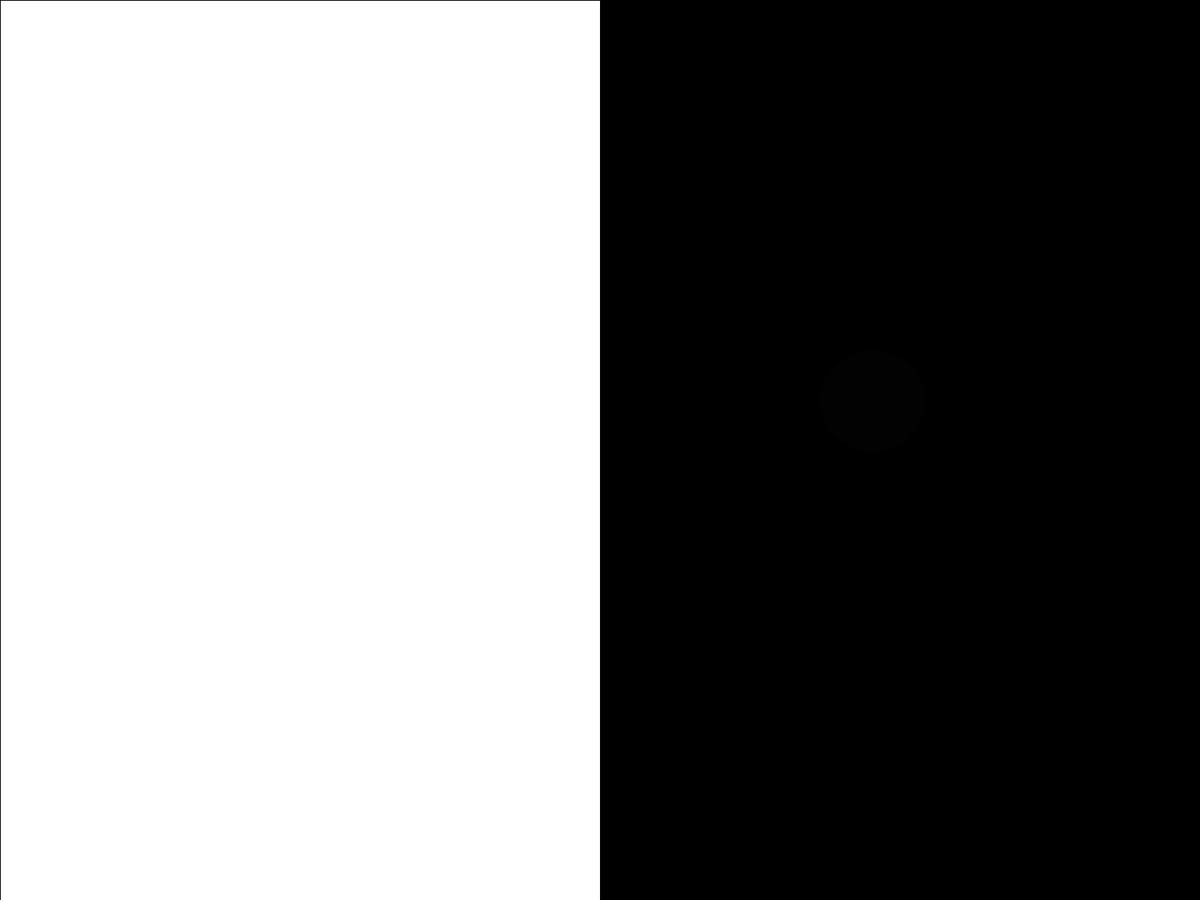
Frame 1 (no input)
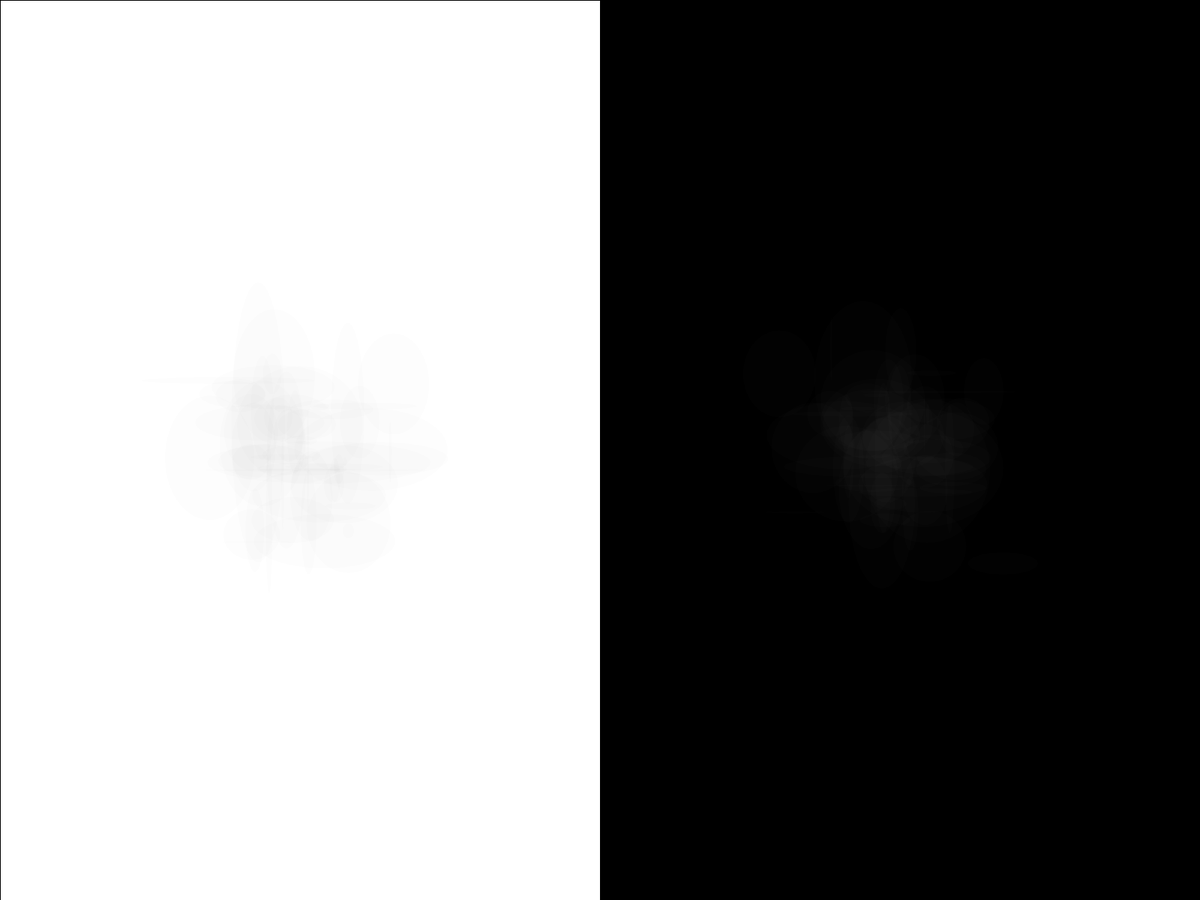
Frame 60 (the mouse pressed at the canvas centre just before this capture)
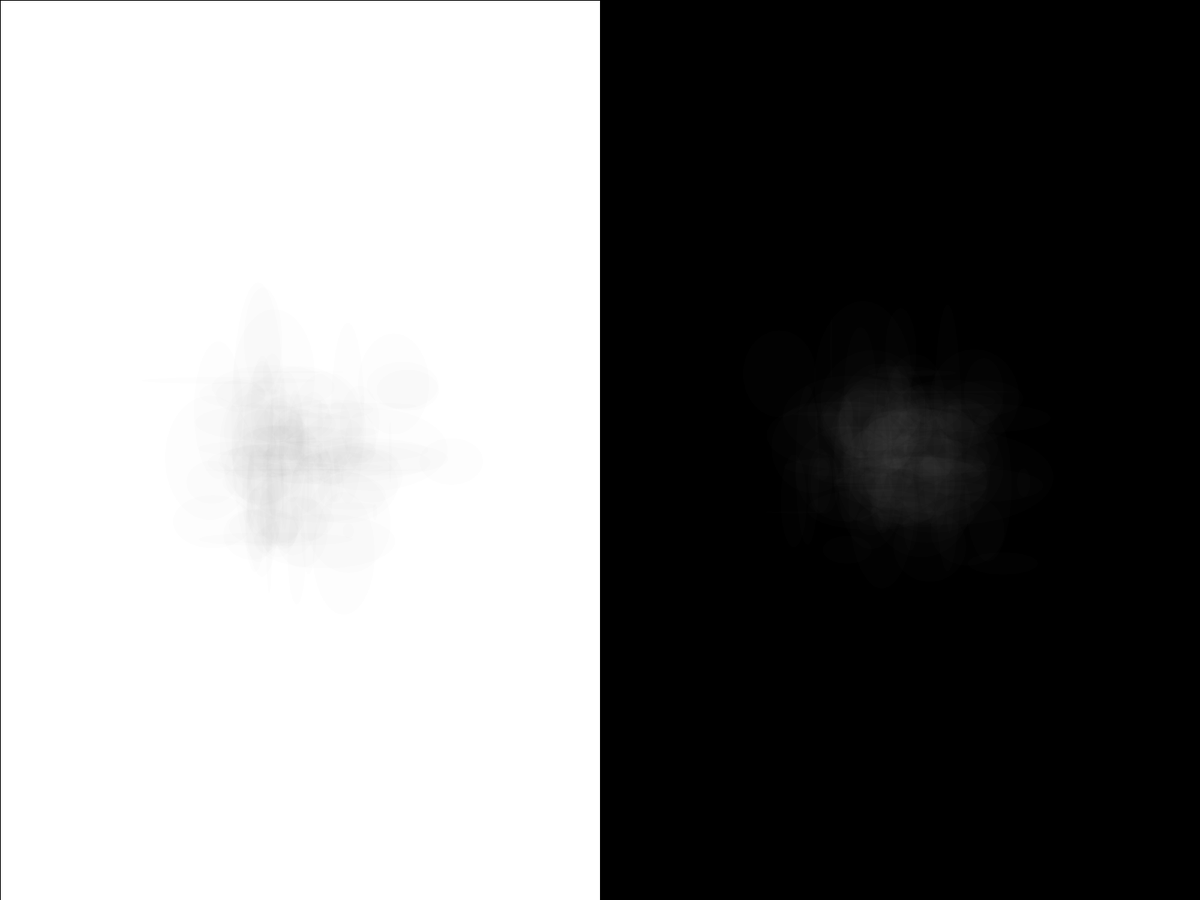
Frame 120 (the mouse held since frame 60 and released just before this capture)

The Processing sketch that drew these frames (run headless with seeded random() and noise(); from frame 60 on, the mouse is pressed at the canvas centre):

// Processing sketch: drakness_light
// ── drakness_light.pde
float leftCenterX = width/4;
float rightCenterX = (width - (width/2)) / 2;

void setup() {

  fullScreen();
  //size(700, 700);

  leftCenterX = width/4;
  rightCenterX = (width/4) * 3;

  println(width, leftCenterX);
  println(width, rightCenterX);

  background(0);
  fill(255);
  rect(0, 0, width/2, height);
}

void draw() {
  drawLayer(leftCenterX, 0);
  drawLayer(rightCenterX, 255);
}

void drawLayer(float centerX, int fillColor) {

  //gaussian random number for x location ellipse
  float sdX = 60;
  float meanX = centerX;
  float gaussX = createRandomGaussian(sdX, meanX);

  //gaussian random number for y location ellipes
  float sdY = 60;
  float meanY = height/2;
  float gaussY = createRandomGaussian(sdY, meanY);

  //gaussian random number for width location ellipse
  float sdWidth = 100;
  float meanWidth = 16;
  float gaussWidth = createRandomGaussian(sdWidth, meanWidth);

  //gaussian random number for height location ellipse
  float sdHeight = 100;
  float meanHeight = 16;
  float gaussHeight = createRandomGaussian(sdHeight, meanHeight);

  noStroke();
  fill(fillColor, 2);
  ellipse(gaussX, gaussY, gaussWidth, gaussHeight);
}

float createRandomGaussian(float sd, float mean) {
  return (randomGaussian() * sd) + mean;
}
